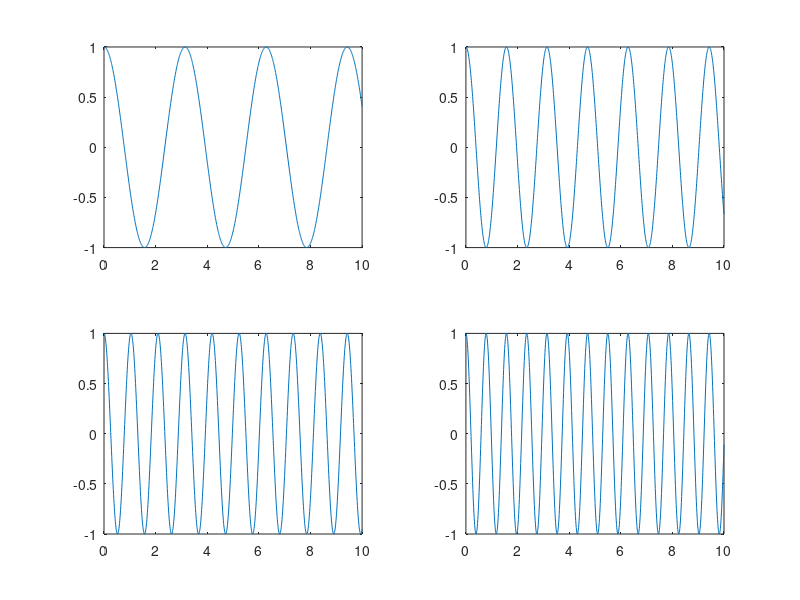

MATLAB code for this plot:
% ======================================================================= %
% Use subplot to draw cos(nx) where n = 2, 6, 4, 8.
% ======================================================================= %
clc; clear; close all;

x = linspace(0, 10, 1000);
for n = 1:4
    subplot(2, 2, n);
    y = cos(2*n*x);
    plot(x, y)
end
